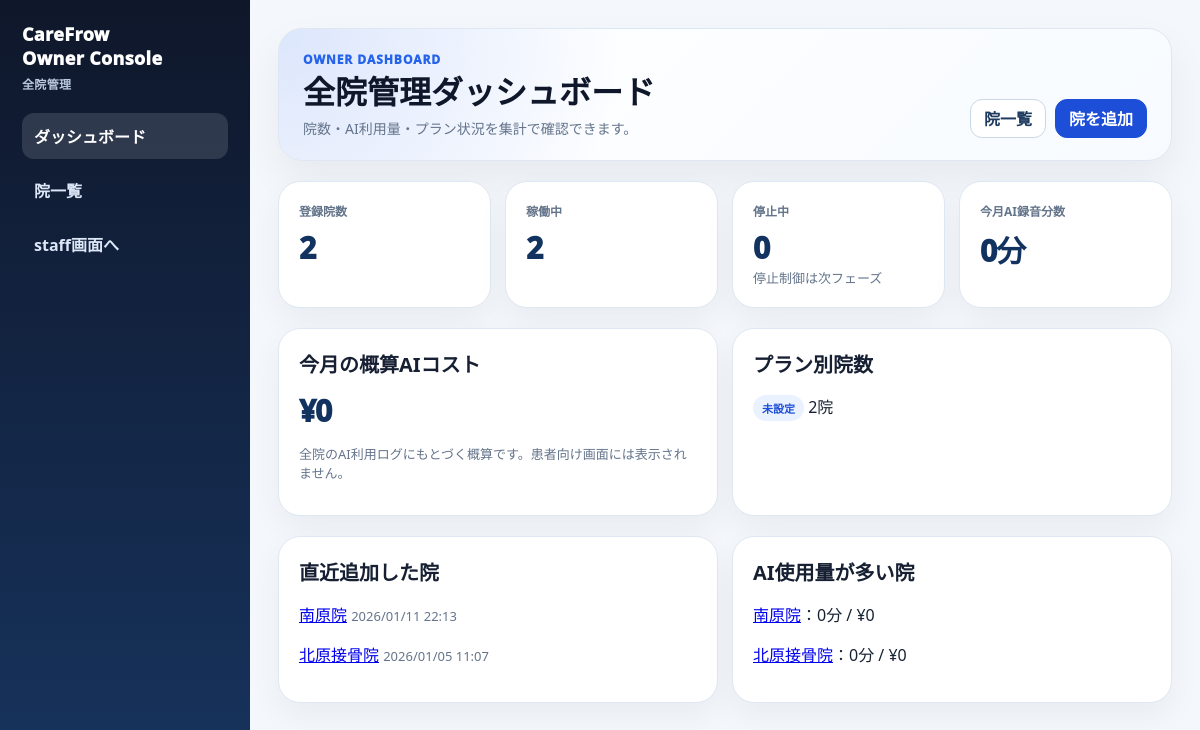
/owner/ (signed in), run on the app's committed database.
### apps/clinics/models.py (models this page shows, shortened)
class Clinic(models.Model):
    name = models.CharField(max_length=100)
    booking_slug = models.SlugField(
        "予約URL用slug",
        max_length=80,
        unique=True,
        blank=True,
        validators=[booking_slug_validator],
        help_text="患者向け院別予約URL /b/<slug>/ に使用します。",
    )
    created_at = models.DateTimeField(auto_now_add=True)

### apps/owner_admin/views.py (the view)
# urls.py: path("", views.owner_dashboard, name="dashboard"),
@owner_required
def owner_dashboard(request):
    today = timezone.localdate()
    month_start, next_month = _month_range(today)
    clinics = list(Clinic.objects.order_by("-created_at", "-id"))
    clinic_ids = [clinic.id for clinic in clinics]
    ai_minutes = _monthly_ai_minutes_by_clinic(month_start, next_month)
    ai_costs = _monthly_ai_cost_by_clinic(month_start, next_month)
    plan_rows = ClinicAiPlan.objects.filter(clinic_id__in=clinic_ids)
    plan_counts = Counter(_clinic_plan_label(plan) for plan in plan_rows)
    if len(plan_counts) < len(clinic_ids):
        plan_counts["未設定"] += len(clinic_ids) - sum(plan_counts.values())
    heavy_usage = sorted(
        (
            {
                "clinic": clinic,
                "minutes": ai_minutes.get(clinic.id, 0),
                "cost": ai_costs.get(clinic.id, 0),
                "cost_display": _format_yen(ai_costs.get(clinic.id, 0)),
            }
            for clinic in clinics
        ),
        key=lambda row: row["minutes"],
        reverse=True,
    )[:10]
    context = {
        "active": "dashboard",
        "month_start": month_start,
        "clinic_count": len(clinics),
        "active_clinic_count": len(clinics),
        "stopped_clinic_count": 0,
        "total_ai_minutes": sum(ai_minutes.values()),
        "total_ai_cost": sum(ai_costs.values()),
        "total_ai_cost_display": _format_yen(sum(ai_costs.values())),
        "plan_counts": [
            {"label": label, "count": count}
            for label, count in sorted(plan_counts.items())
        ],
        "recent_clinics": clinics[:8],
        "heavy_usage_clinics": heavy_usage,
    }
    return render(request, "owner_admin/dashboard.html", context)

### apps/owner_admin/views.py (called while the page is built)
def owner_required(view_func):
    @wraps(view_func)
    @login_required(login_url="staff:login")
    def _wrapped(request, *args, **kwargs):
        if not getattr(request.user, "is_superuser", False):
            return HttpResponseForbidden("CareFrow運営者のみ利用できます。")
        return view_func(request, *args, **kwargs)
    return _wrapped

def _month_range(today=None):
    today = today or timezone.localdate()
    start = date(today.year, today.month, 1)
    if today.month == 12:
        next_month = date(today.year + 1, 1, 1)
    else:
        next_month = date(today.year, today.month + 1, 1)
    return start, next_month

def _format_yen(value):
    return f"¥{int(value or 0):,}"

def _monthly_ai_minutes_by_clinic(month_start, next_month):
    return {
        row["clinic_id"]: row["minutes"] or 0
        for row in (
            AiUsageLog.objects.filter(
                status=AiUsageLog.Status.SUCCESS,
                created_at__date__gte=month_start,
                created_at__date__lt=next_month,
            )
            .values("clinic_id")
            .annotate(minutes=Sum("billing_minutes"))
        )
    }

def _monthly_ai_cost_by_clinic(month_start, next_month):
    return {
        row["clinic_id"]: row["cost"] or 0
        for row in (
            AiUsageLog.objects.filter(
                status=AiUsageLog.Status.SUCCESS,
                created_at__date__gte=month_start,
                created_at__date__lt=next_month,
            )
            .values("clinic_id")
            .annotate(cost=Sum("estimated_cost_yen"))
        )
    }

### templates/owner_admin/dashboard.html (shortened to what this page needs)
{% extends "owner_admin/base.html" %}
{% block content %}
<header class="owner-header">
  <div>
    <div class="eyebrow">OWNER DASHBOARD</div>
    <h1>全院管理ダッシュボード</h1>
    <p>院数・AI利用量・プラン状況を集計で確認できます。</p>
  </div>
  <div class="actions">
    <a class="btn" href="{% url 'owner_admin:clinic_list' %}">院一覧</a>
    <a class="btn primary" href="{% url 'owner_admin:clinic_create' %}">院を追加</a>
  </div>
</header>
<section class="grid cols-4">
  <div class="card"><div class="metric-label">登録院数</div><div class="metric-value">{{ clinic_count }}</div></div>
  <div class="card"><div class="metric-label">稼働中</div><div class="metric-value">{{ active_clinic_count }}</div></div>
  <div class="card"><div class="metric-label">停止中</div><div class="metric-value">{{ stopped_clinic_count }}</div><div class="muted">停止制御は次フェーズ</div></div>
  <div class="card"><div class="metric-label">今月AI録音分数</div><div class="metric-value">{{ total_ai_minutes }}分</div></div>
</section>
<section class="grid cols-2">
  <div class="card">
    <h2>今月の概算AIコスト</h2>
    <div class="metric-value">{{ total_ai_cost_display }}</div>
    <p class="muted">全院のAI利用ログにもとづく概算です。患者向け画面には表示されません。</p>
  </div>
  <div class="card">
    <h2>プラン別院数</h2>
    {% for item in plan_counts %}
      <p><span class="pill">{{ item.label }}</span> {{ item.count }}院</p>
    {% empty %}
      <p class="muted">プラン設定はまだありません。</p>
    {% endfor %}
  </div>
</section>
<section class="grid cols-2">
  <div class="card">
    <h2>直近追加した院</h2>
    {% for clinic in recent_clinics %}
      <p><a href="{% url 'owner_admin:clinic_detail' clinic.id %}">{{ clinic.name }}</a> <span class="muted">{{ clinic.created_at|date:"Y/m/d H:i" }}</span></p>
    {% empty %}
      <p class="muted">院はまだ登録されていません。</p>
    {% endfor %}
  </div>
  <div class="card">
    <h2>AI使用量が多い院</h2>
    {% for row in heavy_usage_clinics %}
      <p><a href="{% url 'owner_admin:clinic_detail' row.clinic.id %}">{{ row.clinic.name }}</a>：{{ row.minutes }}分 / {{ row.cost_display }}</p>
    {% empty %}
      <p class="muted">AI利用ログはまだありません。</p>
    {% endfor %}
  </div>
</section>
{% endblock %}

### templates/owner_admin/base.html (style rules this page uses)
:root { --bg:#f4f7fb;--panel:#fff;--line:#dfe8f2;--navy:#0f172a;--blue:#1d4ed8;--muted:#64748b;--green:#047857;--warn:#b7791f;--danger:#b42323 }
* { box-sizing:border-box }
body { margin:0;background:var(--bg);color:#172033;font-family:system-ui,-apple-system,"Segoe UI",Roboto,"Noto Sans JP",sans-serif }
.owner-header { display:flex;justify-content:space-between;gap:16px;align-items:flex-end;padding:22px 24px;border:1px solid var(--line);border-radius:24px;background:radial-gradient(circle at top left,rgba(37,99,235,.16),transparent 38%),linear-gradient(135deg,#fff,#f7fbff);box-shadow:0 18px 42px rgba(15,23,42,.06) }
.eyebrow { color:#2563eb;font-size:12px;font-weight:950;letter-spacing:.08em }
.owner-header h1 { margin:6px 0 0;font-size:32px;line-height:1.12;color:#0f172a }
.owner-header p { margin:8px 0 0;color:var(--muted);font-size:14px }
.actions { display:flex;gap:9px;flex-wrap:wrap }
.btn { display:inline-flex;align-items:center;justify-content:center;min-height:39px;padding:0 13px;border:1px solid #cbd7e6;border-radius:12px;background:#fff;color:#1e3a5f;text-decoration:none;font-weight:900;cursor:pointer }
.btn.primary { background:#1d4ed8;border-color:#1d4ed8;color:#fff }
.grid { display:grid;gap:14px }
.grid.cols-4 { grid-template-columns:repeat(4,minmax(0,1fr)) }
.grid.cols-2 { grid-template-columns:repeat(2,minmax(0,1fr)) }
.card { padding:20px;border:1px solid var(--line);border-radius:22px;background:#fff;box-shadow:0 13px 32px rgba(15,23,42,.05) }
.card h2 { margin:0 0 12px;font-size:20px }
.muted { color:var(--muted);font-size:13px }
.metric-label { color:var(--muted);font-size:12px;font-weight:900 }
.metric-value { margin-top:7px;color:#12335f;font-size:30px;font-weight:950;letter-spacing:-.04em }
.pill { display:inline-flex;padding:5px 9px;border-radius:999px;background:#eaf2ff;color:#1d4ed8;font-size:11px;font-weight:900 }

### data on the page
Clinic: name "南原院", created_at "2026/01/11 22:13", clinic.name "南原院", minutes "0", cost_display "¥0"
Clinic: name "北原接骨院", created_at "2026/01/05 11:07", clinic.name "北原接骨院", minutes "0", cost_display "¥0"

### other printed values
{{ clinic_count }} "2"
{{ active_clinic_count }} "2"
{{ stopped_clinic_count }} "0"
{{ total_ai_minutes }} "0"
{{ total_ai_cost_display }} "¥0"
{{ item.label }} "未設定"
{{ item.count }} "2"
